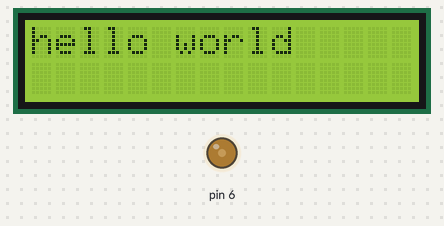
This sketch was run on a simulated Arduino Uno, built with avr-gcc and run on an emulated ATmega328P. Parts: 16×2 character LCD, output pins drawn as LEDs (lit = HIGH).

Above: at 0.1 s.
At 5.1 s:
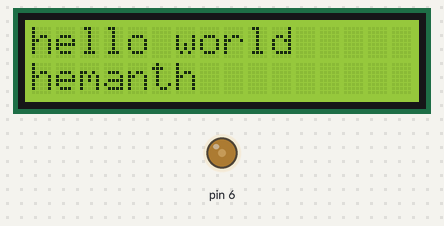

The sketch:

lcd.ino
```cpp
#include<LiquidCrystal.h>
int contrast=75;
LiquidCrystal lcd(12,11,5,4,3,2);

void setup() {
  Serial.begin(9600);
analogWrite(6,contrast);
lcd.begin(16,2);
}

void loop() {
lcd.setCursor(0,0);
lcd.print("hello world");
delay(5000);
lcd.setCursor(0,1);
lcd.print("hemanth");
delay(5000);

}
```
